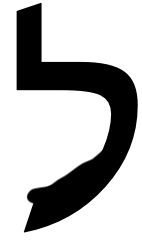
#> input picture stravadoodle/templates/lamed-plain.png, 142 x 240 px, found by its file name; its folder holds 8 pictures in this run
$ jupyter execute --allow-errors stravadoodle.ipynb
#> lines starting #> are read from the running program, lines starting #| are printed output that depends on the picture; after the words box and inside, x2 and y2 are one past the last pixel; in counts of white or black regions, pixels touching at a corner belong together; pictures that were not available may be replaced by others from this repository, and a replacement may not be noted
#> further down, template is the input picture: shape (240, 142); min 0, max 255, mean 181.2
[cell 1]
import cv2 as cv
import numpy as np
from matplotlib import pyplot as plt
import math
import io

[cell 2]
templates_dir = 'templates/'
map_dir = 'maps/'

[cell 3]
from PIL import Image, ImageDraw
import gpxpy as mod_gpxpy
from PIL import Image as mod_pil_image
from PIL import ImageDraw as mod_pil_draw
import glob as mod_glob
import math as mod_math
import numpy
osm_tile_res = 256

# [33 lines left out: functions format_time, get_map_suffix, osm_lat_lon_to_x_y_tile, osm_get_auto_zoom_level, not called in this run]


class MapCreator:
    """ Class for map drawing """

    # [46 lines left out: functions __init__, lat_lon_to_image_xy, draw_track, not called in this run]

    def save_image(self, filename):
        print("Saving " + filename)
        self.dst_img.save (filename)

[cell 4]
# [36 lines left out: function skeletize, not called in this run]

[cell 5]
#gpx_files = mod_glob.glob (r"*.gpx")
#gpx_files = ['haifa-big.gpx']
gpx_files = ['karkur.gpx']
gpx_files = ['gaash.gpx']

[cell 6]
def load_gpx(gpx_file):
    try:
            gpx = mod_gpxpy.parse(io.open(gpx_file))

            # Print some track stats
            print ('--------------------------------------------------------------------------------')
            print ('  GPX file     : %s' % gpx_file)
            start_time, end_time = gpx.get_time_bounds()
            #print('  Started       : %s' % start_time)
            #print('  Ended         : %s' % end_time)
            print('  Length        : %2.2fkm' % (gpx.length_3d() / 1000.))
            moving_time, stopped_time, moving_distance, stopped_distance, max_speed = gpx.get_moving_data()
            #print('  Moving time   : %s' % format_time(moving_time))
            #print('  Stopped time  : %s' % format_time(stopped_time))
#            print('  Max speed     : %2.2fm/s = %2.2fkm/h' % (max_speed, max_speed * 60. ** 2 / 1000.))
            uphill, downhill = gpx.get_uphill_downhill()
            #print('  Total uphill  : %4.0fm' % uphill)
            #print('  Total downhill: %4.0fm' % downhill)
            min_lat, max_lat, min_lon, max_lon = gpx.get_bounds()
            print("  Bounds        : [%1.4f,%1.4f,%1.4f,%1.4f]" % (min_lat, max_lat, min_lon, max_lon))
            z = osm_get_auto_zoom_level (min_lat, max_lat, min_lon, max_lon, 6)
            #print("  Zoom Level    : %d" % z)


            # Create the map
            map_creator = MapCreator (min_lat, max_lat, min_lon, max_lon, z)
            #map_creator.cache_area()
            #map_creator.create_area_background()
            map_creator.draw_track(gpx)
            map_creator.save_image (gpx_file[:-4] + '-' + get_map_suffix() + '.png')

    except Exception as e:
            mod_logging.exception(e)
            print('Error processing %s' % gpx_file)
            mod_sys.exit(1)

    pil_image = map_creator.dst_img#.convert('RGB')
    open_cv_image = numpy.array(pil_image)
    # Convert RGB to BGR
    map_orig = cv.cvtColor(numpy.array(pil_image), cv.COLOR_RGB2GRAY)
    return map_orig

[cell 7]
# [36 lines left out: function match_template, not called in this run]

[cell 8]
# [17 lines left out: function rotation, not called in this run]

[cell 9]
templates = []
#> (the rest of this cell did not finish here and is left out)

[cell 10]
myres = []
#> (the rest of this cell did not finish here and is left out)

[cell 11]
mm = ['cv.TM_CCOEFF', 'cv.TM_CCOEFF_NORMED', 'cv.TM_CCORR', 'cv.TM_CCORR_NORMED', 'cv.TM_SQDIFF', 'cv.TM_SQDIFF_NORMED']
if(len(myres) > 0):
    f, axs = plt.subplots(1,1,figsize=(100,100))
    #img = map_orig.copy()
    axs.set_xlim(0, map_orig.shape[0])
    axs.set_ylim(map_orig.shape[1], 0)
    axs.imshow(map_orig, cmap = 'gray')
    for r in myres:
        tlx, width, tly, height, template, method, minval, maxval = r
        if(True or method == mm[5]):
            top_left = (tlx, tly)
            bottom_right = (tlx + width, tly + height)
            #cv.rectangle(img, top_left, bottom_right, 128, cv.LINE_4)
            extent = [tlx, tlx+width, tly+height, tly]
            axs.imshow(template, cmap='spring', extent=extent, alpha=0.5)
            #axs.text(0, 0, method, {'weight' : 'bold', 'size': 96})
    plt.show()

[cell 12]
cm='gray'
#> (the rest of this cell did not finish here and is left out)

[cell 13]
import cv2 as cv
import numpy as np

# Read the image as a grayscale image
img = cv.imread('lech-simple.png', 0)
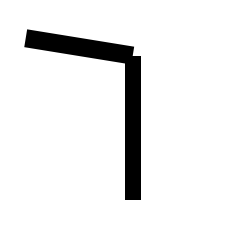
#> input picture stravadoodle/templates/kh.png, 229 x 246 px, given in place of lech-simple.png, which was not available
#> img is the input picture: shape (246, 229); min 0, max 255, mean 236

# Threshold the image
ret,img = cv.threshold(img, 127, 255, 0)
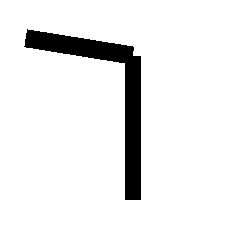
#> img: shape (246, 229); 92.5% white; 1 black region, box (x1, y1, x2, y2) and area: (24, 29, 141, 200) 4205
#img = 255 - img

# Step 1: CgetStructuringElementreate an empty skeleton
size = np.size(img)
#> size = 56334
skel = np.zeros(img.shape, np.uint8)

# Get a Cross Shaped Kernel
element = cv.getStructuringElement(cv.MORPH_CROSS, (1,1))

# Repeat steps 2-4
step = 0
while True:
    #Step 2: Open the image
    open_ = cv.morphologyEx(img, cv.MORPH_OPEN, element)
    #Step 3: Substract open from the original image
    temp = cv.subtract(img, open_)
    #Step 4: Erode the original image and refine the skeleton
    eroded = cv.erode(img, element)
    skel = cv.bitwise_or(skel,temp)
    img = eroded.copy()
    # Step 5: If there are no white pixels left ie.. the image has been completely eroded, quit the loop
    if step >= 3 or cv.countNonZero(img) < 200:
        break
    step = step + 1
#> after the loop, step = 3

# Displaying the final skeleton
cv.imshow("Skeleton",skel)
plt.show()

[cell 14]
import cv2 as cv
import numpy as np

# Read the image as a grayscale image
img = cv.imread('lech-simple.png', 0)

# Threshold the image
ret,img = cv.threshold(img, 127, 255, 0)
img = 255 - img

# Step 1: CgetStructuringElementreate an empty skeleton
dilatation_size = 3
element = cv.getStructuringElement(cv.MORPH_RECT, (2*dilatation_size + 1, 2*dilatation_size+1), (dilatation_size, dilatation_size))
size = np.size(img)
skel = img.copy()

# Repeat steps 2-4
step = 0
while True:
    #Step 2: get the edges
    edges = cv.Canny(skel, 5, 200)
    # dilate
    dilated = cv.dilate(edges, element)
    #Step 3: Substract edges from the original image
    temp = cv.bitwise_and(skel, cv.bitwise_not(dilated))
    # If there are no white pixels left ie.. the image has been completely eroded, quit the loop
    if step >= 3 or cv.countNonZero(temp) < 10000:
        break
    skel = temp
    step = step + 1
#> this loop made 1 pass
#> pass 1, `edges = cv.Canny(skel, 5, 200)`:
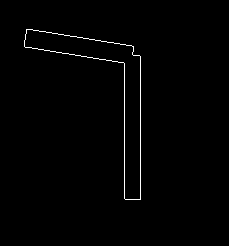
#> edges: shape (246, 229); 0.95% white in thin lines or dots, all inside (x1, y1, x2, y2) = (24, 29, 141, 200)
#> pass 1, `dilated = cv.dilate(edges, element)`:
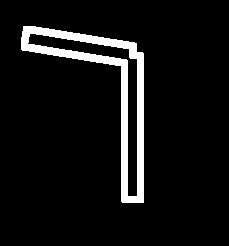
#> dilated: shape (246, 229); 7.1% white; 1 white region, box (x1, y1, x2, y2) and area: (21, 26, 144, 203) 3974
#> pass 1, `temp = cv.bitwise_and(skel, cv.bitwise_not(dilated))`:
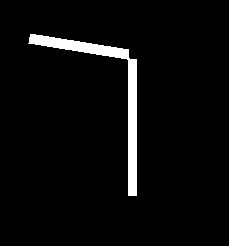
#> temp: shape (246, 229); 4% white; 1 white region, box (x1, y1, x2, y2) and area: (28, 34, 137, 196) 2262
#> after the loop, step = 0

# Displaying the final skeleton
cm='gray'
f, axs = plt.subplots(4,1,figsize=(100,100))
axs[0].imshow(img, cmap=cm)
axs[1].imshow(edges, cmap=cm)
axs[2].imshow(dilated, cmap=cm)
axs[3].imshow(temp, cmap=cm)
plt.show()
